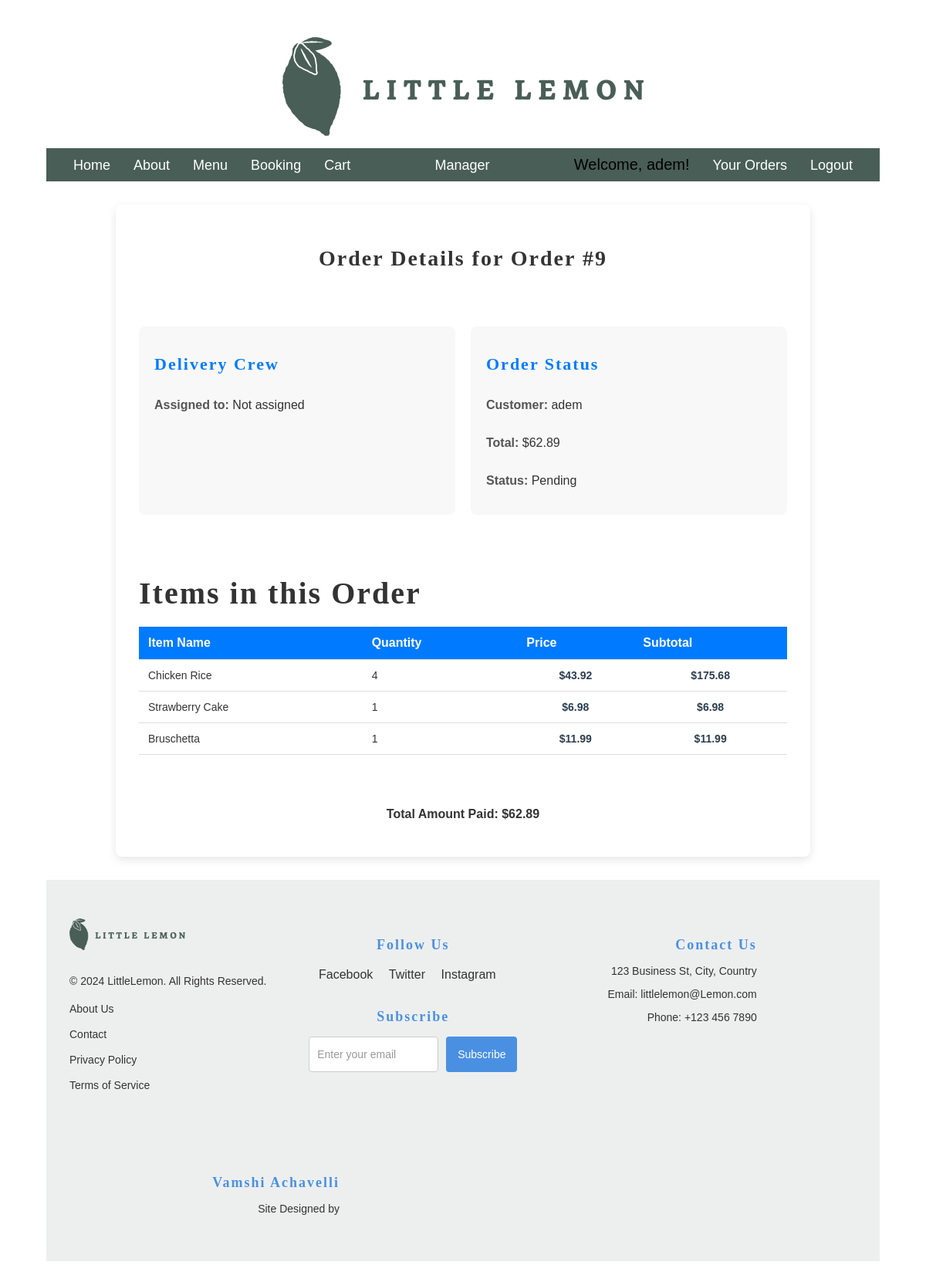
The app's page /order-detail/9/ (signed in) with its own data.
### restaurant/models.py (models this page shows, shortened)
class Order(models.Model):
    user = models.ForeignKey(User, on_delete=models.CASCADE, related_name="orders")
    delivery_crew = models.ForeignKey(
        User, on_delete=models.SET_NULL, related_name="delivery_orders", null=True, blank=True
    )
    status = models.BooleanField(default=False, db_index=True)  # Consider using choices for more clarity
    total = models.DecimalField(max_digits=6, decimal_places=2, default=Decimal('0.00'))
    date = models.DateField(auto_now_add=True, db_index=True)  # Set date automatically on creation

class Menu(models.Model):
    CATEGORY_CHOICES = [
        ('appetizer', 'Appetizer'),
        ('main_course', 'Main Course'),
        ('dessert', 'Dessert'),
        ('beverage', 'Beverage'),
    ]
    title = models.CharField(max_length=100)
    price = models.DecimalField(max_digits=5, decimal_places=2)
    inventory = models.IntegerField()
    image = models.ImageField(upload_to='img_upload/', default='menu_images/default_image.png')  # Allow null/blank for existing items
    category = models.CharField(max_length=20, choices=CATEGORY_CHOICES, null=True, blank=True)
    dish_of_the_day = models.BooleanField(default=False)  # Allow null/blank

class OrderItem(models.Model):
    order = models.ForeignKey(Order, on_delete=models.CASCADE, related_name='order_items')
    menuitem = models.ForeignKey('Menu', on_delete=models.CASCADE)  # Menu should be defined elsewhere
    quantity = models.PositiveSmallIntegerField()
    price = models.DecimalField(max_digits=6, decimal_places=2)
    class Meta:
        unique_together = ('order', 'menuitem')

### restaurant/views.py (the view)
# urls.py: path('order-detail/<int:order_id>/', views.order_detail, name='order_detail'),
@superuser_or_multiple_groups_required(['manager', 'Admin', 'Delivery Crew'])
def order_detail(request, order_id):
    order = get_object_or_404(Order, id=order_id)
    delivery_crew = User.objects.filter(groups__name='delivery crew')
    order_items = [
        {
            'menuitem': item.menuitem,
            'quantity': item.quantity,
            'price': item.price,
            'subtotal': item.quantity * item.price
        } for item in order.order_items.all()
    ]
    return render(request, 'order_detail.html', {
        'order': order,
        'order_items': order_items,
        'delivery_crew': delivery_crew
    })

### restaurant/templatetags/custom_filters.py (called while the page is built)
@register.filter
def is_in_group(user, group_name):
    return user.groups.filter(name=group_name).exists()

### restaurant/views.py (called while the page is built)
def is_superuser_or_groups(user, group_names):
    return user.is_superuser or user.groups.filter(name__in=group_names).exists()

def superuser_or_multiple_groups_required(group_names):
    def decorator(view_func):
        return user_passes_test(lambda u: is_superuser_or_groups(u, group_names))(view_func)
    return decorator

### templates/order_detail.html (shortened to what this page needs)
{% extends 'base.html' %} {% load static %}  {% block content %}
<section class="order-details-wrapper">
  <h1>Order Details for Order #{{ order.id }}</h1>
  <div class="info-sections">
    <div class="delivery-crew-section">
      <h2>Delivery Crew</h2>
      <p>
        <strong>Assigned to:</strong>
        {% if order.delivery_crew %}
          {{ order.delivery_crew.username }}
        {% else %}
          Not assigned
        {% endif %}
      </p>
    </div>
    <div class="order-status-section">
      <h2>Order Status</h2>
      <p><strong>Customer:</strong> {{ order.user.username }}</p>
      <p><strong>Total:</strong> ${{ order.total }}</p>
      <p>
        <strong>Status:</strong>
        {% if order.status %} Delivered {% else %} Pending {% endif %}
      </p>
    </div>
  </div>
  <div class="order-items-table-wrapper">
    <h2>Items in this Order</h2>
    <table class="order-items-table">
      <thead>
        <tr>
          <th>Item Name</th>
          <th>Quantity</th>
          <th>Price</th>
          <th>Subtotal</th>
        </tr>
      </thead>
      <tbody>
        {% for item in order_items %}
        <tr>
          <td>{{ item.menuitem.title }}</td>
          <td>{{ item.quantity }}</td>
          <td>${{ item.price|floatformat:2 }}</td>
          <td>${{ item.subtotal|floatformat:2 }}</td>
        </tr>
        {% endfor %}
      </tbody>
    </table>
  </div>
  <div class="total-payment-section">
    <p><strong>Total Amount Paid:</strong> ${{ order.total }}</p>
  </div>
</section>
{% endblock %}

### templates/base.html (shortened to what this page needs)
{% load static %}
{% load custom_filters %}
<!DOCTYPE html>
<html lang="en">
  <head>
    <link rel="stylesheet" href="{% static 'css/style.css' %}" />
  </head>
  <body>
    <header>
      <img src="{% static 'img/logo.png' %}" alt="Little Lemon Logo" />
      <nav>
        <div class="nav-container">
          <ul class="nav-left">
            {% if not request.session.manager_view %}
              <li><a href="{% url 'home' %}">Home</a></li>
              <li><a href="{% url 'about' %}">About</a></li>
              <li><a href="{% url 'menu' %}">Menu</a></li>
              <li><a href="{% url 'book_table' %}">Booking</a></li>
              <li><a href="{% url 'cart_detail' %}">Cart</a></li>
            {% endif %}
          </ul>
          <ul class="nav-center">
            {% if user.is_authenticated %}
              {% if user.is_superuser or user|is_in_group:"manager" %}
                {% if not request.session.manager_view %}
                  <li>
                    <a href="{% url 'manager_dashboard' %}" class="manager-link">Manager</a>
                  </li>
                {% endif %}
              {% endif %}
            {% endif %}
          </ul>
          <ul class="nav-right">
            {% if user.is_authenticated %}
              <li>Welcome, {{ user.username }}!</li>
              <li><a href="{% url 'order_history' %}">Your Orders</a></li>
              <li><a href="{% url 'Logout' %}">Logout</a></li>
            {% else %}
              <li><a href="{% url 'Login' %}">Login</a></li>
              <li><a href="{% url 'register' %}">Register</a></li>
            {% endif %}
          </ul>
        </div>
      </nav>
    </header>
    <main>
      {% block content %}{% endblock %}
    </main>
    <footer>
      <div class="footer-container">
        <div class="footer-left">
          <img src="{% static 'img/logo.png' %}" alt="Company Logo">
          <p>&copy; 2024 LittleLemon. All Rights Reserved.</p>
          <ul>
            <li><a href="/about">About Us</a></li>
            <li><a href="/">Contact</a></li>
            <li><a href="/menu/">Privacy Policy</a></li>
            <li><a href="/register">Terms of Service</a></li>
          </ul>
        </div>
        <div class="footer-center">
          <h4>Follow Us</h4>
          <ul class="social-media">
            <li><a href="https://facebook.com" target="_blank">Facebook</a></li>
            <li><a href="https://twitter.com" target="_blank">Twitter</a></li>
            <li><a href="https://instagram.com" target="_blank">Instagram</a></li>
          </ul>
          <h4>Subscribe</h4>
          <form>
            <input type="email" placeholder="Enter your email" />
            <button type="submit">Subscribe</button>
          </form>
        </div>
        <div class="footer-right">
          <h4>Contact Us</h4>
          <p>123 Business St, City, Country</p>
          <p>Email: littlelemon@Lemon.com</p>
          <p>Phone: +123 456 7890</p>
        </div>
      </div>
      <div class="footer-right">
        <h4><a href="https://designagency.com" target="_blank">Vamshi Achavelli</a></h4>
        <p>Site Designed by </p>
      </div>
    </footer>
  </body>
</html>

### records on screen
Order: id "9", user.username "adem", total "62.89"
Menu: menuitem "Chicken Rice", quantity "4", price "43.92", subtotal "175.68"
Menu: menuitem "Strawberry Cake", quantity "1", price "6.98", subtotal "6.98"
Menu: menuitem "Bruschetta", quantity "1", price "11.99", subtotal "11.99"

### other values on screen
{{ user.username }} "adem"
